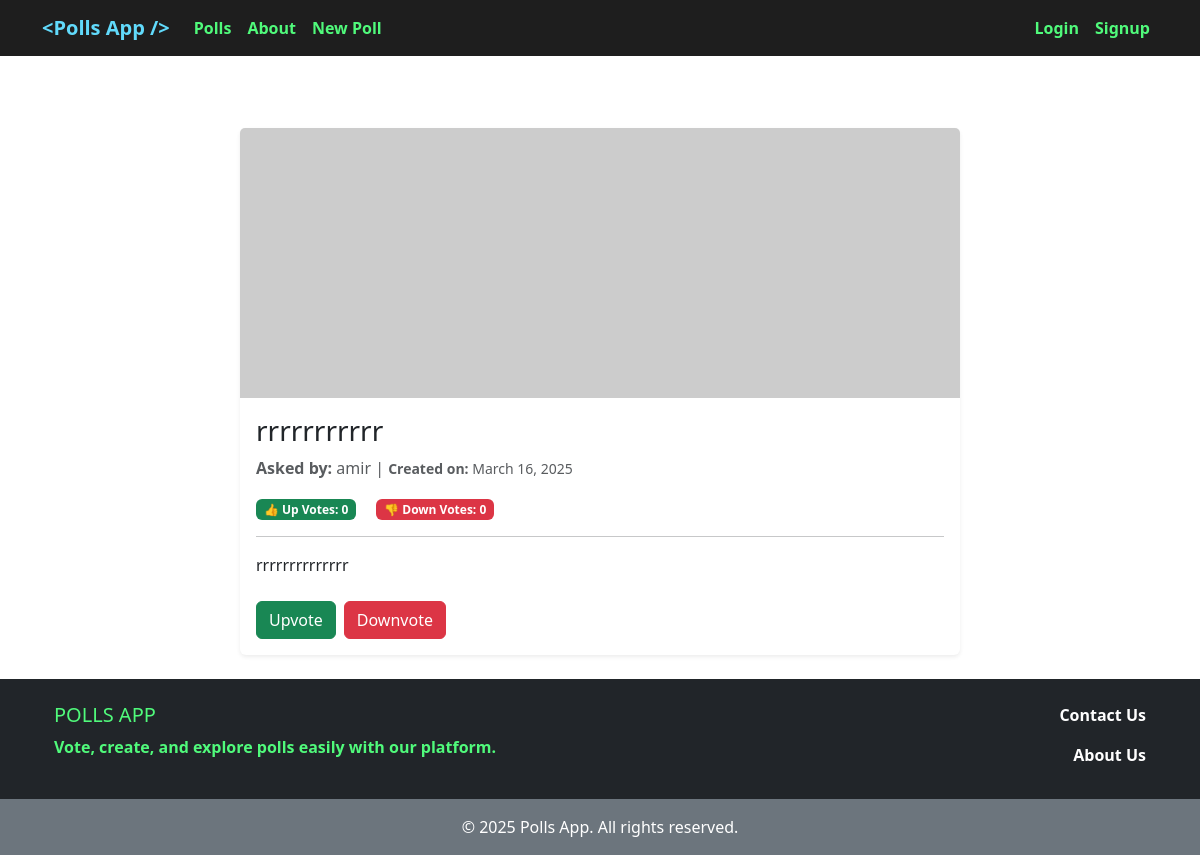
Page /poll/13/ on the committed database.
### polls/models.py (models this page shows, shortened)
class Poll(models.Model):
    question = models.CharField(max_length=700)
    user = models.ForeignKey(get_user_model(), on_delete=models.CASCADE)
    description = models.TextField(blank=True)
    cover = models.ImageField(upload_to='covers/', blank=True)
    up_vote = models.PositiveIntegerField(default=0)
    down_vote = models.PositiveIntegerField(default=0)
    upvoted_by = models.ManyToManyField(get_user_model(), related_name='upvoted_polls', blank=True)
    downvoted_by = models.ManyToManyField(get_user_model(), related_name='downvoted_polls', blank=True)
    datetime_created = models.DateTimeField(auto_now_add=True)
    datetime_modified = models.DateTimeField(auto_now=True)

### accounts/models.py (models this page shows)
class CustomUser(AbstractUser):
    ROLE_CHOICES = [
        ('M', 'Manager'),
        ('E', 'Employee'),
        ('S', 'Student'),
        ('O', 'Other'),
    ]
    role = models.CharField(choices=ROLE_CHOICES, max_length=1, default=ROLE_CHOICES[3][0])

### polls/views.py (the view)
# urls.py: path('poll/<int:pk>/', poll_detail_view, name='poll_detail'),
def poll_detail_view(request, pk):
    poll = get_object_or_404(Poll, pk=pk)
    return render(request, 'polls/poll_detail.html', context={'poll': poll})

### polls/templates/polls/poll_detail.html (shortened to what this page needs)
{% extends '_base.html' %}
{% block content %}
    <div class="container mt-5">
        <div class="row justify-content-center">
            <div class="col-md-8">
                <div class="card shadow-sm border-0 rounded">
                    <img src="https://placehold.co/800x300" class="card-img-top img-fluid" alt="Poll image for {{ poll.question }}">
                    <div class="card-body">
                        <h3 class="card-title">{{ poll.question }}</h3>
                        <p class="card-text text-muted">
                            <strong>Asked by:</strong> {{ poll.user }} |
                            <small><strong>Created on:</strong> {{ poll.datetime_created|date:"F d, Y" }}</small>
                        </p>
                        <div class="d-flex justify-content-between align-items-center">
                            <div>
                                <span class="badge bg-success">👍 Up Votes: {{ poll.up_vote }}</span>
                                <span class="badge bg-danger mx-3">👎 Down Votes: {{ poll.down_vote }}</span>
                            </div>
                        </div>
                        <hr>
                        <p>{{ poll.description }}</p>
                        <div class="mt-4 d-flex justify-content-between flex-column flex-sm-row">
                            <div class="btn-group">
                                <form action="{% url 'poll_vote' poll.id %}" method="post">
                                    <button type="submit" class="btn btn-success">Upvote</button>
                                </form>
                                <form action="{% url 'poll_down_vote' poll.id %}" method="post" class="ms-2">
                                    <button type="submit" class="btn btn-danger">Downvote</button>
                                </form>
                            </div>
                        </div>
                    </div>
                </div>
            </div>
        </div>
    </div>
{% endblock content %}

### templates/_base.html (style rules this page uses)
html, body { height: 100%; margin: 0; display: flex; flex-direction: column; }

### rows in the picture
Poll: question "rrrrrrrrrrr", user "amir", datetime_created "March 16, 2025", up_vote "0", down_vote "0", description "rrrrrrrrrrrrrr"
